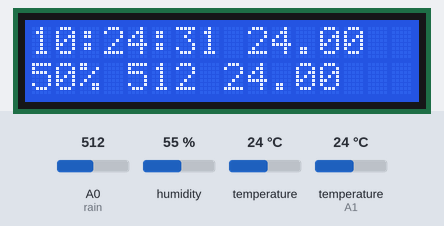
This sketch was run on a simulated Arduino Uno, built with avr-gcc and run on an emulated ATmega328P. Parts: 16×2 character LCD. Inputs (shaded band) come from the test bench; at power-on: temperature 24 °C, temperature (sensor on A1) 24 °C, A0 (rain) = 512, humidity 55 %. The local clock reads 2024-03-15 10:24:30 at power-on unless the sketch sets it; storage starts empty.

Above: at 1.2 s.
1.3 s: temperature (sensor 0) set to 12 °C
At 2.9 s:
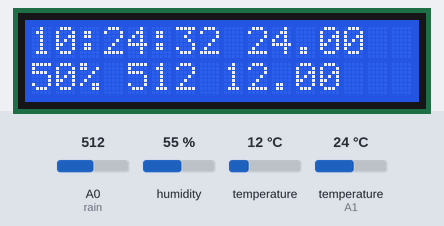
3.6 s: temperature (sensor on A1) set to 12 °C
At 5.8 s:
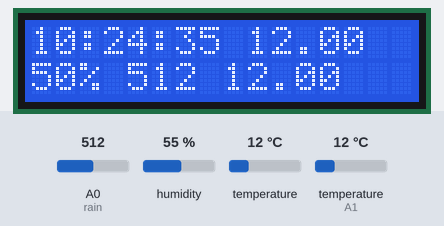
6.7 s: A0 (rain) set to 716
At 8.1 s:
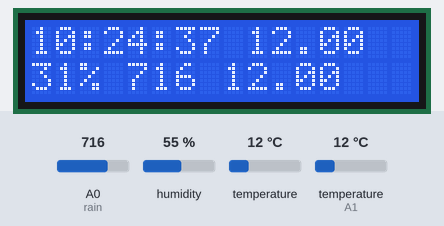
8.8 s: temperature (sensor 0) set to 19 °C
At 9.8 s:
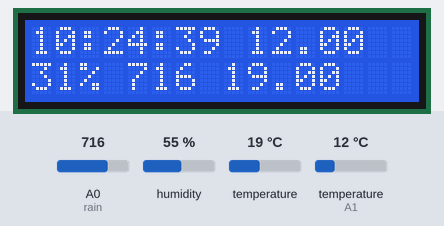
10.8 s: temperature (sensor on A1) set to 19 °C
At 12.2 s:
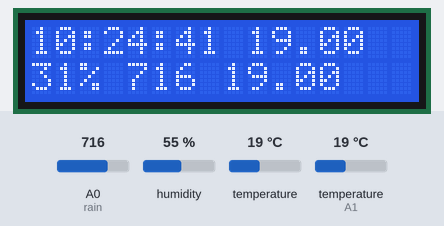
12.9 s: A0 (rain) set to 992
At 14.7 s:
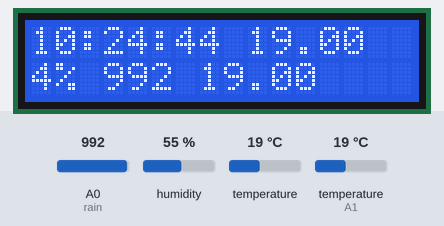
Timing chart, 0 to 16.0 s (numbered marks = the images above; inputs shaded):
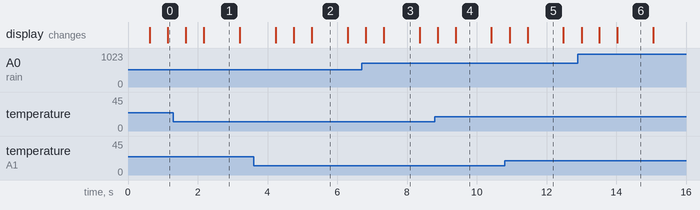

The sketch:

logger.ino
```cpp
// sensor logeer
#include <LiquidCrystal.h>
#include <SPI.h>
#include <SD.h>
#include <DS3232RTC.h>
#include <Time.h>
#include <Wire.h>
#include "DHT.h"

#define DHTPIN A1
#define DHTTYPE DHT22
#define rain A0

File myFile;
unsigned long interval = 900000;
float t, h, rtc;
int r = 0;
long prev_min = 0;
String save_time, save_date, result, rain_res, t_file = "temp.txt", r_file = "rain.txt";

DHT dht(DHTPIN, DHTTYPE);
LiquidCrystal lcd(7, 6, 5, 4, 3, 2);

void setup() {
  Serial.begin(9600);
  setSyncProvider(RTC.get);

  lcd.begin(16, 2);
  lcd.setCursor(0,0);

  if (!SD.begin(8)) {
    lcd.print("SD failed!");
    return;
  } else {
    lcd.print("SD present.");
  }
  //f_read(t_file);
}

void loop() {
  delay(500);
  t = dht.readTemperature();
  h = dht.readHumidity();
  r = analogRead(rain);
  int mr = map(r, 0, 1023, 100, 0);
  rtc = RTC.temperature() / 4.;
  save_time = String(hour())+digits(minute())+digits(second());
  save_date = String(day())+'-'+monthShortStr(month())+'-'+String(year());
  result = save_time +" "+ save_date +","+ String(t)+","+ String(h)+","+ String(rtc);
  rain_res  = save_time +" "+ save_date +","+ String(mr);

  if (minute() != prev_min) {
    prev_min = minute();
    f_write(t_file, result);
    f_write(r_file, rain_res);
  }
  lcd.setCursor(0,0);
  lcd.print(save_time);
  lcd.print(" ");
  lcd.print(t);
  lcd.print("      ");
  lcd.setCursor(0,1);
  lcd.print(mr);
  lcd.print("% ");
  lcd.print(r);
  lcd.print(" ");
  lcd.print(rtc);
  lcd.print("     ");
}
String digits(int d){
  String s = ":";
  if(d < 10)
    s += '0' + String(d);
  else s += String(d);
  return s;
}
void f_write(String file, String data) {
  myFile = SD.open(file, FILE_WRITE);
  if (myFile) {
    myFile.println(data);
    myFile.close();
  }
}
void f_read(String file) {
  myFile = SD.open(file);
  if (myFile) {
    while (myFile.available()) {
      Serial.write(myFile.read());
    }
    myFile.close();
  }
}
```

Measured:
- what the display in image 1 shows lasts 1.0 s, from 2.2 s to 3.2 s
